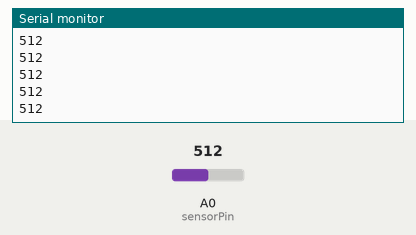
Recording of a sketch running on a simulated Arduino Uno, built with avr-gcc and run on an emulated ATmega328P. On the bench: the last lines printed to the serial monitor. The test bench sets the inputs (shaded band); at power-on: A0 (sensorPin) = 512.

Above: at 1.2 s.
1.3 s: A0 (sensorPin) set to 716
At 1.9 s:
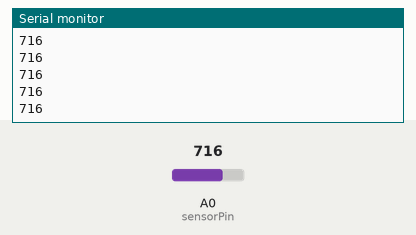
2.8 s: A0 (sensorPin) set to 900
At 3.4 s:
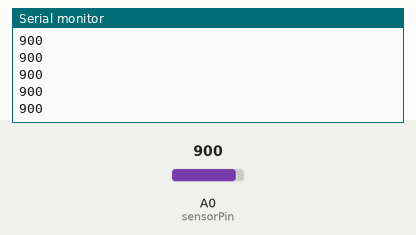
Timing chart, 0 to 5.8 s (numbered marks = the images above; inputs shaded):
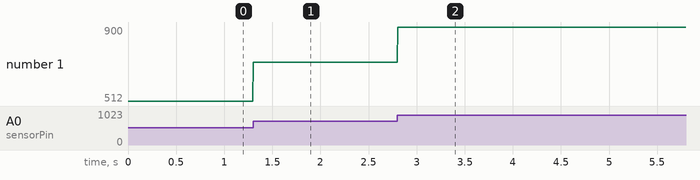

The sketch:

heartbeat.ino
```cpp
int sensorPin = A0;   //for analog input
//remember you put the switch towards 'A' not 'D' for analog input

void setup()  {
  Serial.begin(9600);
  //default is 9600, change after opening the serial plotter
 }

void loop()  {
  int heartValue = analogRead(sensorPin);    //reading the analog value
  Serial.println(heartValue);   //printing the value tot the serial plotter
  delay(5);
  }
```

Measured:
- after the input at 1.3 s, the serial monitor: prints a new line at once (image 1)
- after the input at 2.8 s, the serial monitor: prints a new line at once (image 2)
- plotted number 1: 512 → 716 after the input at 1.3 s, 716 → 900 after the input at 2.8 s
